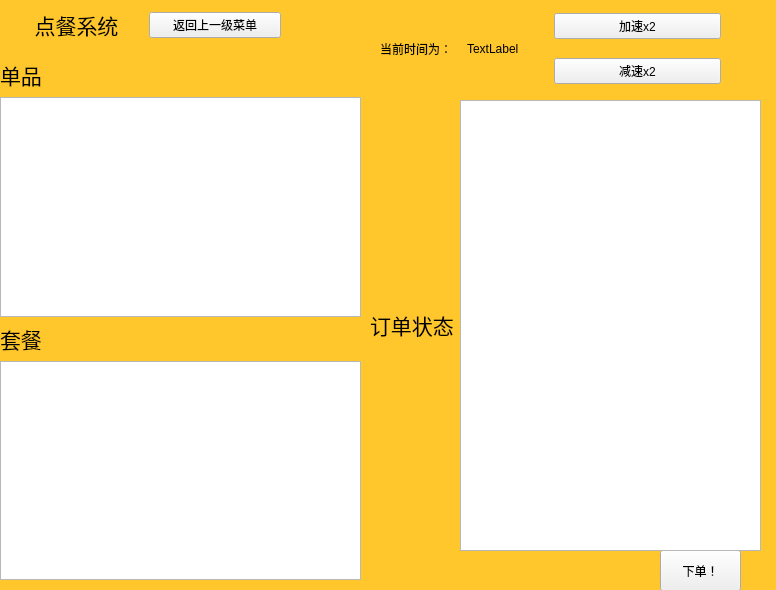
<?xml version="1.0" encoding="UTF-8"?>
<ui version="4.0">
 <class>order_window</class>
 <widget class="QWidget" name="order_window">
  <property name="geometry">
   <rect>
    <x>0</x>
    <y>0</y>
    <width>776</width>
    <height>590</height>
   </rect>
  </property>
  <property name="windowTitle">
   <string>Form</string>
  </property>
  <property name="styleSheet">
   <string notr="true">QWidget#order_window 
{
    background-color: rgb(255, 199, 44);
}
</string>
  </property>
  <widget class="QWidget" name="layoutWidget">
   <property name="geometry">
    <rect>
     <x>10</x>
     <y>0</y>
     <width>271</width>
     <height>51</height>
    </rect>
   </property>
   <layout class="QHBoxLayout" name="horizontalLayout_2">
    <item>
     <layout class="QHBoxLayout" name="horizontalLayout">
      <item>
       <widget class="QLabel" name="label">
        <property name="text">
         <string>&lt;html&gt;&lt;head/&gt;&lt;body&gt;&lt;p align=&quot;center&quot;&gt;&lt;span style=&quot; font-size:16pt;&quot;&gt;点餐系统&lt;/span&gt;&lt;/p&gt;&lt;/body&gt;&lt;/html&gt;</string>
        </property>
       </widget>
      </item>
      <item>
       <widget class="QPushButton" name="pushButton">
        <property name="text">
         <string>返回上一级菜单</string>
        </property>
       </widget>
      </item>
     </layout>
    </item>
   </layout>
  </widget>
  <widget class="QWidget" name="layoutWidget">
   <property name="geometry">
    <rect>
     <x>0</x>
     <y>59</y>
     <width>361</width>
     <height>521</height>
    </rect>
   </property>
   <layout class="QVBoxLayout" name="verticalLayout">
    <item>
     <widget class="QLabel" name="label_2">
      <property name="text">
       <string>&lt;html&gt;&lt;head/&gt;&lt;body&gt;&lt;p&gt;&lt;span style=&quot; font-size:16pt;&quot;&gt;单品&lt;/span&gt;&lt;/p&gt;&lt;/body&gt;&lt;/html&gt;</string>
      </property>
     </widget>
    </item>
    <item>
     <widget class="QTableWidget" name="foodtableWidget"/>
    </item>
    <item>
     <widget class="QLabel" name="label_3">
      <property name="text">
       <string>&lt;html&gt;&lt;head/&gt;&lt;body&gt;&lt;p&gt;&lt;span style=&quot; font-size:16pt;&quot;&gt;套餐&lt;/span&gt;&lt;/p&gt;&lt;/body&gt;&lt;/html&gt;</string>
      </property>
     </widget>
    </item>
    <item>
     <widget class="QTableWidget" name="combotableWidget"/>
    </item>
   </layout>
  </widget>
  <widget class="QPushButton" name="order_button">
   <property name="geometry">
    <rect>
     <x>660</x>
     <y>550</y>
     <width>81</width>
     <height>41</height>
    </rect>
   </property>
   <property name="text">
    <string>下单！</string>
   </property>
  </widget>
  <widget class="QWidget" name="layoutWidget">
   <property name="geometry">
    <rect>
     <x>370</x>
     <y>100</y>
     <width>391</width>
     <height>451</height>
    </rect>
   </property>
   <layout class="QHBoxLayout" name="horizontalLayout_4">
    <item>
     <widget class="QLabel" name="label_5">
      <property name="text">
       <string>&lt;html&gt;&lt;head/&gt;&lt;body&gt;&lt;p&gt;&lt;span style=&quot; font-size:16pt;&quot;&gt;订单状态&lt;/span&gt;&lt;/p&gt;&lt;/body&gt;&lt;/html&gt;</string>
      </property>
     </widget>
    </item>
    <item>
     <widget class="QTableWidget" name="outputtableWidget"/>
    </item>
   </layout>
  </widget>
  <widget class="QWidget" name="layoutWidget">
   <property name="geometry">
    <rect>
     <x>380</x>
     <y>0</y>
     <width>341</width>
     <height>98</height>
    </rect>
   </property>
   <layout class="QHBoxLayout" name="horizontalLayout_5">
    <item>
     <layout class="QHBoxLayout" name="horizontalLayout_3">
      <item>
       <widget class="QLabel" name="label_4">
        <property name="text">
         <string>当前时间为：</string>
        </property>
       </widget>
      </item>
      <item>
       <widget class="QLabel" name="clockLabel">
        <property name="text">
         <string>TextLabel</string>
        </property>
       </widget>
      </item>
     </layout>
    </item>
    <item>
     <layout class="QVBoxLayout" name="verticalLayout_2">
      <item>
       <widget class="QPushButton" name="speedUpButton">
        <property name="text">
         <string>加速x2</string>
        </property>
       </widget>
      </item>
      <item>
       <widget class="QPushButton" name="slowDownButton">
        <property name="text">
         <string>减速x2</string>
        </property>
       </widget>
      </item>
     </layout>
    </item>
   </layout>
  </widget>
 </widget>
 <resources/>
 <connections/>
</ui>
